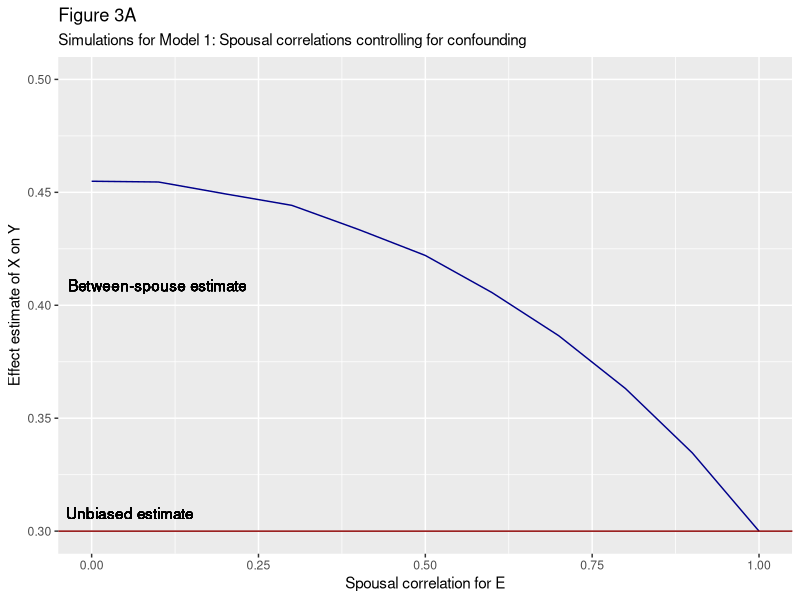
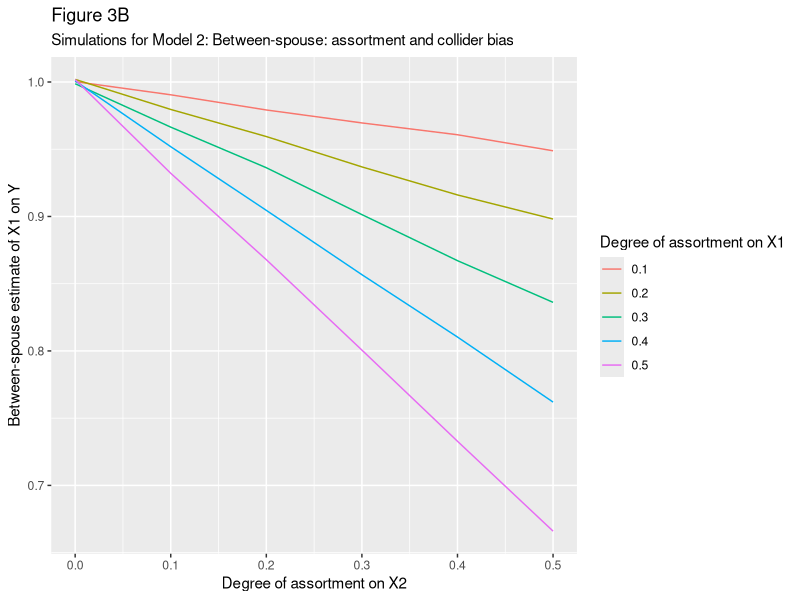

R code for these plots, in order: (Note: a time limit stopped this script after it produced the figures.)
require(MASS)
require(ggplot2)
set.seed(147)

###########
# MODEL 1 #
###########

sim1<-function(assort)
{
  
  output<-NULL;
  tmp<-list()
  
  for (i in c(1:1000)) {
    
    rho <- cbind(c(1, assort), c(assort, 1)) #COVARIANCE MATRIX
    mu <- c(0, 0) #STANDARDISED MEANS
    
    male <- data.frame(mvrnorm(1000, mu=mu, Sigma=rho))
    names(male)<-c("EnvM", "ChanceM") 
    male$XM<-0.3*male$EnvM+0.7*rnorm(1000,0,1)
    male$YM<-0.3*male$XM+0.3*male$EnvM+0.4*rnorm(1000,0,1)
    
    female <- data.frame(mvrnorm(1000, mu=mu, Sigma=rho))
    names(female)<-c("EnvF", "ChanceF")
    female$XF<-0.3*female$EnvF+0.7*rnorm(1000,0,1)
    female$YF<-0.3*female$XF+0.3*female$EnvF+0.4*rnorm(1000,0,1)
    
    om  <- male [order(male $ChanceM),]
    of  <- female [order(female $ChanceF),]
    
    pairings <- cbind(om, of)
    
    pairings$Xdiff<-pairings$XM-pairings$XF
    pairings$Ydiff<-pairings$YM-pairings$YF
    pairings$Envdiff<-pairings$EnvM-pairings$EnvF
    
    model1<-lm(Ydiff ~ Xdiff,data=pairings)
    coef1<-summary(model1)$coeff[2,1]
    sd1<-summary(model1)$coeff[2,2]
    
    model2<-lm(Ydiff ~ Xdiff+Envdiff,data=pairings)
    coef2<-summary(model2)$coeff[2,1]
    sd2<-summary(model2)$coeff[2,2]
    
    tmp[[i]]<-cbind(coef1, sd1, coef2, sd2)
    output<-data.frame(rbind(output, tmp[[i]]))
  }
  names(output)<-c("Beta1", "SE1", "Beta2", "SE2")
  output2<-NULL;
  output2<-c(mean(output$Beta1), mean(output$SE1), mean(output$Beta2), mean(output$SE2))
  
  return(output2)
}

t1<-sim1(0)[1]
t2<-sim1(0.1)[1]
t3<-sim1(0.2)[1]
t4<-sim1(0.3)[1]
t5<-sim1(0.4)[1]
t6<-sim1(0.5)[1]
t7<-sim1(0.6)[1]
t8<-sim1(0.7)[1]
t9<-sim1(0.8)[1]
t10<-sim1(0.9)[1]



#Model 1 Plot


x<-c(0, 0.1, 0.2, 0.3, 0.4, 0.5,
     0.6, 0.7, 0.8, 0.9, 1)

t11=0.3
bias<-c(t1, t2, t3, t4, t5, t6,
        t7, t8, t9, t10, t11)


df<-data.frame(x,bias)

png(filename="O:/Postdoc/Between spouse/Figures/Figure3A.png", width=20, height=10, units="cm", res=600)
c1<-ggplot(data=df,
           aes(x, bias)) +
  geom_line(color="darkblue") +
  xlim(0,1) +
  ylim(0.3, 0.5)+
  ggtitle('Figure 3A') +
  labs(subtitle="Simulations for Model 1: Spousal correlations controlling for confounding",
       y="Effect estimate of X on Y",
       x="Spousal correlation for E") +
  expand_limits(y=0.29)+ 
  geom_text(aes(0,0.3, label = "Unbiased estimate", vjust = -1, hjust=0.2))

c1 + geom_hline(yintercept=0.3, color="darkred")+geom_text(aes(0,0.3, label = "Between-spouse estimate", vjust = -20, hjust=0.13))
dev.off()


###########
# MODEL 2 #
###########

sim2<-function(assort1, assort2)
{
  
  output<-NULL;
  tmp<-list()
  
  for (i in c(1:1000)) {
    
    rho <- cbind(c(1, 0, assort1), c(0, 1, assort2), c(assort1, assort2, 1)) #COVARIANCE MATRIX
    mu <- c(0, 0, 0) #STANDARDISED MEANS
    
    male <- data.frame(mvrnorm(1000, mu=mu, Sigma=rho))
    names(male)<-c("Trait1M", "Trait2M", "ChanceM") 
    
    female <- data.frame(mvrnorm(1000, mu=mu, Sigma=rho))
    names(female)<-c("Trait1F", "Trait2F", "ChanceF") 
    
    male$phenM<-male$Trait1M+male$Trait2M
    female$phenF<-female$Trait1F+female$Trait2F
    
    om  <- male [order(male $ChanceM),]
    of  <- female [order(female $ChanceF),]
    
    pairings <- cbind(om, of)
    pairings$Trait1Dif<-pairings$Trait1M-pairings$Trait1F
    pairings$Trait2Dif<-pairings$Trait2M-pairings$Trait2F
    pairings$phenDif<-pairings$phenM-pairings$phenF
    
    model1<-lm(phenDif ~ Trait1Dif,data=pairings)
    coef<-summary(model1)$coeff[2,1]
    sd<-summary(model1)$coeff[2,2]
    
    tmp[[i]]<-cbind(coef, sd)
    output<-data.frame(rbind(output, tmp[[i]]))
  }
  names(output)<-c("Beta", "SE")
  output2<-NULL;
  output2<-c(mean(output$Beta), mean(output$SE))
  
  return(output2)
}

a1<-(sim2(0.1,0)/1)[1]
a2<-(sim2(0.1,0.1)/1)[1]
a3<-(sim2(0.1,0.2)/1)[1]
a4<-(sim2(0.1,0.3)/1)[1]
a5<-(sim2(0.1,0.4)/1)[1]
a6<-(sim2(0.1,0.5)/1)[1]

b1<-(sim2(0.2,0)/1)[1]
b2<-(sim2(0.2,0.1)/1)[1]
b3<-(sim2(0.2,0.2)/1)[1]
b4<-(sim2(0.2,0.3)/1)[1]
b5<-(sim2(0.2,0.4)/1)[1]
b6<-(sim2(0.2,0.5)/1)[1]

c1<-(sim2(0.3,0)/1)[1]
c2<-(sim2(0.3,0.1)/1)[1]
c3<-(sim2(0.3,0.2)/1)[1]
c4<-(sim2(0.3,0.3)/1)[1]
c5<-(sim2(0.3,0.4)/1)[1]
c6<-(sim2(0.3,0.5)/1)[1]

d1<-(sim2(0.4,0)/1)[1]
d2<-(sim2(0.4,0.1)/1)[1]
d3<-(sim2(0.4,0.2)/1)[1]
d4<-(sim2(0.4,0.3)/1)[1]
d5<-(sim2(0.4,0.4)/1)[1]
d6<-(sim2(0.4,0.5)/1)[1]

e1<-(sim2(0.5,0)/1)[1]
e2<-(sim2(0.5,0.1)/1)[1]
e3<-(sim2(0.5,0.2)/1)[1]
e4<-(sim2(0.5,0.3)/1)[1]
e5<-(sim2(0.5,0.4)/1)[1]
e6<-(sim2(0.5,0.5)/1)[1]

#Model 2 Plot
library(ggplot2)
x<-as.factor(c("0.1", "0.1", "0.1", "0.1", "0.1", "0.1", 
               "0.2", "0.2", "0.2", "0.2", "0.2", "0.2", 
               "0.3", "0.3", "0.3", "0.3", "0.3", "0.3", 
               "0.4", "0.4", "0.4", "0.4", "0.4", "0.4", 
               "0.5", "0.5", "0.5", "0.5", "0.5", "0.5" ))

y<-c(0, 0.1, 0.2, 0.3, 0.4, 0.5,
     0, 0.1, 0.2, 0.3, 0.4, 0.5,
     0, 0.1, 0.2, 0.3, 0.4, 0.5,
     0, 0.1, 0.2, 0.3, 0.4, 0.5,
     0, 0.1, 0.2, 0.3, 0.4, 0.5)

bias<-c(a1, a2, a3, a4, a5, a6,
        b1, b2, b3, b4, b5, b6,
        c1, c2, c3, c4, c5, c6,
        d1, d2, d3, d4, d5, d6,
        e1, e2, e3, e4, e5, e6)

df<-data.frame(x,y,bias)

png(filename="O:/Postdoc/Between spouse/Figures/Figure3B.png", width=20, height=10, units="cm", res=600)
c2<-ggplot(data=df,
           aes(y, bias, colour=x)) +
  geom_line() +
  ggtitle('Figure 3B') +
  labs(subtitle="Simulations for Model 2: Between-spouse: assortment and collider bias",
       y="Between-spouse estimate of X1 on Y",
       x="Degree of assortment on X2",
       colour="Degree of assortment on X1") 
c2
dev.off()

###########
# MODEL 3 #
###########

sim3<-function(assort, h2)
{
  
  output<-NULL;
  tmp<-list()
  
  for (i in c(1:1000)) {
    
    rho <- cbind(c(1, sqrt(h2)), c(sqrt(h2), 1)) #COVARIANCE MATRIX
    mu <- c(0, 0) #STANDARDISED MEANS
    
    male <- data.frame(mvrnorm(1000, mu=mu, Sigma=rho))
    names(male)<-c("genM", "phenM") 
    
    female <- data.frame(mvrnorm(1000, mu=mu, Sigma=rho))
    names(female)<-c("genF", "phenF") 
    
    #Fix assortment
    
    sqrtassort  <- sqrt(assort)                   
    theta <- acos(sqrtassort)             
    temp1     <- rnorm(1000, 0, 1)      
    temp2     <- rnorm(1000, 0, 1)
    
    X1     <- cbind(male$phenM  , temp1 )  
    X2    <- cbind(female$phenF  , temp2 )       
    Xctr1   <- scale(X1 , center=TRUE, scale=FALSE)   
    Xctr2   <- scale(X2 , center=TRUE, scale=FALSE)
    
    Id   <- diag(1000)                               
    Q1     <- qr.Q(qr(Xctr1 [ , 1, drop=FALSE]))
    Q2     <- qr.Q(qr(Xctr2 [ , 1, drop=FALSE]))        
    P1     <- tcrossprod(Q1 )          
    P2     <- tcrossprod(Q2 )       
    x2o1   <- (Id-P1 ) %*% Xctr1 [ , 2]   
    x2o2   <- (Id-P2 ) %*% Xctr2 [ , 2]              
    Xc21   <- cbind(Xctr1 [ , 1], x2o1 )  
    Xc22   <- cbind(Xctr2 [ , 1], x2o2 )               
    Y1     <- Xc21  %*% diag(1/sqrt(colSums(Xc21 ^2)))  
    Y2     <- Xc22  %*% diag(1/sqrt(colSums(Xc22 ^2))) 
    
    male $ChanceM <- Y1 [ , 2] + (1 / tan(theta)) * Y1 [ , 1]     
    female $ChanceF <- Y2 [ , 2] + (1 / tan(theta)) * Y2 [ , 1] 
    om  <- male [order(male $ChanceM),]
    of  <- female [order(female $ChanceF),]
    
    pairings <- cbind(om, of)
    pairings$GenDif<-pairings$genM-pairings$genF
    pairings$PhenDif<-pairings$phenM-pairings$phenF
    
    model1<-lm(PhenDif ~ GenDif,data=pairings)
    coef<-summary(model1)$coeff[2,1]
    sd<-summary(model1)$coeff[2,2]
    
    tmp[[i]]<-cbind(coef, sd)
    output<-data.frame(rbind(output, tmp[[i]]))
  }
  names(output)<-c("Beta", "SE")
  output2<-NULL;
  output2<-c(mean(output$Beta), mean(output$SE))
  
  return(output2)
}

l1<-sim3(0,0.2)
a1<-sim3(0.1, 0.2)[1]/l1
a2<-sim3(0.2, 0.2)[1]/l1
a3<-sim3(0.3, 0.2)[1]/l1
a4<-sim3(0.4, 0.2)[1]/l1
a5<-sim3(0.5, 0.2)[1]/l1
a6<-sim3(0.6, 0.2)[1]/l1
a7<-sim3(0.7, 0.2)[1]/l1
a8<-sim3(0.8, 0.2)[1]/l1

l2<-sim3(0, 0.4)
b1<-sim3(0.1, 0.4)[1]/l2
b2<-sim3(0.2, 0.4)[1]/l2
b3<-sim3(0.3, 0.4)[1]/l2
b4<-sim3(0.4, 0.4)[1]/l2
b5<-sim3(0.5, 0.4)[1]/l2
b6<-sim3(0.6, 0.4)[1]/l2
b7<-sim3(0.7, 0.4)[1]/l2
b8<-sim3(0.8, 0.4)[1]/l2

l3<-sim3(0, 0.6)
c1<-sim3(0.1, 0.6)[1]/l3
c2<-sim3(0.2, 0.6)[1]/l3
c3<-sim3(0.3, 0.6)[1]/l3
c4<-sim3(0.4, 0.6)[1]/l3
c5<-sim3(0.5, 0.6)[1]/l3
c6<-sim3(0.6, 0.6)[1]/l3
c7<-sim3(0.7, 0.6)[1]/l3
c8<-sim3(0.8, 0.6)[1]/l3

l4<-sim3(0, 0.8)
d1<-sim3(0.1, 0.8)[1]/l4
d2<-sim3(0.2, 0.8)[1]/l4
d3<-sim3(0.3, 0.8)[1]/l4
d4<-sim3(0.4, 0.8)[1]/l4
d5<-sim3(0.5, 0.8)[1]/l4
d6<-sim3(0.6, 0.8)[1]/l4
d7<-sim3(0.7, 0.8)[1]/l4
d8<-sim3(0.8, 0.8)[1]/l4


#Model 3 Plot

h2<-as.factor(c("0.2", "0.2", "0.2", "0.2", "0.2", "0.2", "0.2", "0.2", 
                "0.4", "0.4", "0.4", "0.4", "0.4", "0.4", "0.4", "0.4", 
                "0.6", "0.6", "0.6", "0.6", "0.6", "0.6", "0.6", "0.6", 
                "0.8", "0.8", "0.8", "0.8", "0.8", "0.8", "0.8", "0.8" ))

p<-c(0.1, 0.2, 0.3, 0.4, 0.5, 0.6, 0.7, 0.8,
     0.1, 0.2, 0.3, 0.4, 0.5, 0.6, 0.7, 0.8,
     0.1, 0.2, 0.3, 0.4, 0.5, 0.6, 0.7, 0.8,
     0.1, 0.2, 0.3, 0.4, 0.5, 0.6, 0.7, 0.8)

bias<-c(a1[1],a2[1],a3[1],a4[1],a5[1],a6[1],a7[1],a8[1],
        b1[1],b2[1],b3[1],b4[1],b5[1],b6[1],b7[1],b8[1],
        c1[1],c2[1],c3[1],c4[1],c5[1],c6[1],c7[1],c8[1],
        d1[1],d2[1],d3[1],d4[1],d5[1],d6[1],d7[1],d8[1])


df2<-data.frame(h2,p,bias)

png(filename="O:/Postdoc/Between spouse/Figures/Figure3C.png", width=20, height=10, units="cm", res=600)
c3<-ggplot(data=df2,
           aes(p, bias, colour=h2)) +
  geom_line() +
  ggtitle('Figure 3C') +
  labs(subtitle="Simulations for Model 3: Between-spouse: genetic associations and collider bias",
       y="Between-spouse estimate of G on X",
       x="Degree of assortment on X",
       colour="Heritability of X") 

c3
dev.off()

###########
# MODEL 4 #
###########



sim4<-function(assort1, assort2)
{
  
  output<-NULL;
  tmp<-list()
  
  for (i in c(1:1000)) {
    
    rho <- cbind(c(1, 0, assort1), c(0, 1, assort2), c(assort1, assort2, 1)) #COVARIANCE MATRIX
    mu <- c(0, 0, 0) #STANDARDISED MEANS
    
    male <- data.frame(mvrnorm(1000, mu=mu, Sigma=rho))
    names(male)<-c("Trait1M", "Trait2M", "ChanceM") 
    
    female <- data.frame(mvrnorm(1000, mu=mu, Sigma=rho))
    names(female)<-c("Trait1F", "Trait2F", "ChanceF") 
    
    male$phenM<-male$Trait1M+male$Trait2M
    female$phenF<-female$Trait1F+female$Trait2F
    
    om  <- male [order(male $ChanceM),]
    of  <- female [order(female $ChanceF),]
    
    pairings <- cbind(om, of)
    pairings$Trait1Dif<-pairings$Trait1M-pairings$Trait1F
    pairings$Trait2Dif<-pairings$Trait2M-pairings$Trait2F
    pairings$phenDif<-pairings$phenM-pairings$phenF
    
    pairings$Child<-0.2*pairings$Trait1F+0.2*pairings$Trait2F+0.6*rnorm(1000,0, 1)
    model1<-lm(Child ~ Trait1M,data=pairings)
    coef<-summary(model1)$coeff[2,1]
    sd<-summary(model1)$coeff[2,2]
    
    tmp[[i]]<-cbind(coef, sd)
    output<-data.frame(rbind(output, tmp[[i]]))
  }
  names(output)<-c("Beta", "SE")
  output2<-NULL;
  output2<-c(mean(output$Beta), mean(output$SE))
  
  return(output2)
}

##Save coefficients of Model 4


a1<-(sim4(0.1,0)/0.2)[1]
a2<-(sim4(0.1,0.1)/0.2)[1]
a3<-(sim4(0.1,0.2)/0.2)[1]
a4<-(sim4(0.1,0.3)/0.2)[1]
a5<-(sim4(0.1,0.4)/0.2)[1]
a6<-(sim4(0.1,0.5)/0.2)[1]

b1<-(sim4(0.2,0)/0.2)[1]
b2<-(sim4(0.2,0.1)/0.2)[1]
b3<-(sim4(0.2,0.2)/0.2)[1]
b4<-(sim4(0.2,0.3)/0.2)[1]
b5<-(sim4(0.2,0.4)/0.2)[1]
b6<-(sim4(0.2,0.5)/0.2)[1]

c1<-(sim4(0.3,0)/0.2)[1]
c2<-(sim4(0.3,0.1)/0.2)[1]
c3<-(sim4(0.3,0.2)/0.2)[1]
c4<-(sim4(0.3,0.3)/0.2)[1]
c5<-(sim4(0.3,0.4)/0.2)[1]
c6<-(sim4(0.3,0.5)/0.2)[1]

d1<-(sim4(0.4,0)/0.2)[1]
d2<-(sim4(0.4,0.1)/0.2)[1]
d3<-(sim4(0.4,0.2)/0.2)[1]
d4<-(sim4(0.4,0.3)/0.2)[1]
d5<-(sim4(0.4,0.4)/0.2)[1]
d6<-(sim4(0.4,0.5)/0.2)[1]

e1<-(sim4(0.5,0)/0.2)[1]
e2<-(sim4(0.5,0.1)/0.2)[1]
e3<-(sim4(0.5,0.2)/0.2)[1]
e4<-(sim4(0.5,0.3)/0.2)[1]
e5<-(sim4(0.5,0.4)/0.2)[1]
e6<-(sim4(0.5,0.5)/0.2)[1]

#Model 4 Plot

x<-as.factor(c("0.1", "0.1", "0.1", "0.1", "0.1", "0.1", 
               "0.2", "0.2", "0.2", "0.2", "0.2", "0.2", 
               "0.3", "0.3", "0.3", "0.3", "0.3", "0.3", 
               "0.4", "0.4", "0.4", "0.4", "0.4", "0.4", 
               "0.5", "0.5", "0.5", "0.5", "0.5", "0.5" ))

y<-c(0, 0.1, 0.2, 0.3, 0.4, 0.5,
     0, 0.1, 0.2, 0.3, 0.4, 0.5,
     0, 0.1, 0.2, 0.3, 0.4, 0.5,
     0, 0.1, 0.2, 0.3, 0.4, 0.5,
     0, 0.1, 0.2, 0.3, 0.4, 0.5)

bias<-c(a1, a2, a3, a4, a5, a6,
        b1, b2, b3, b4, b5, b6,
        c1, c2, c3, c4, c5, c6,
        d1, d2, d3, d4, d5, d6,
        e1, e2, e3, e4, e5, e6)

df<-data.frame(x,y,bias)

png(filename="O:/Postdoc/Between spouse/Figures/Figure3D.png", width=20, height=10, units="cm", res=600)
c4<-ggplot(data=df,
           aes(y, bias, colour=x)) +
  geom_line() +
  ggtitle('Figure 3D') +
  labs(subtitle="Simulations for Model 4: Assortment and parental comparisons",
       y="Bias in estimate of Paternal X1 on Y",
       x="Degree of assortment on X2",
       colour="Degree of assortment on X1") 

c4
dev.off()
